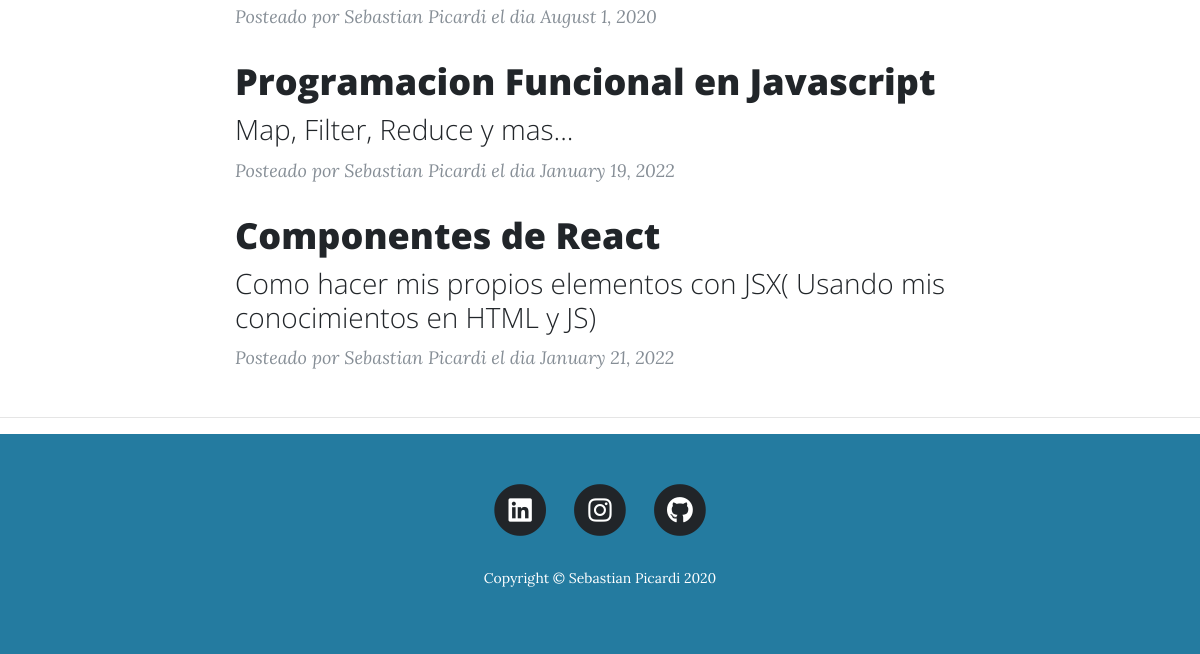
Before: / (lower part) with the older database file.
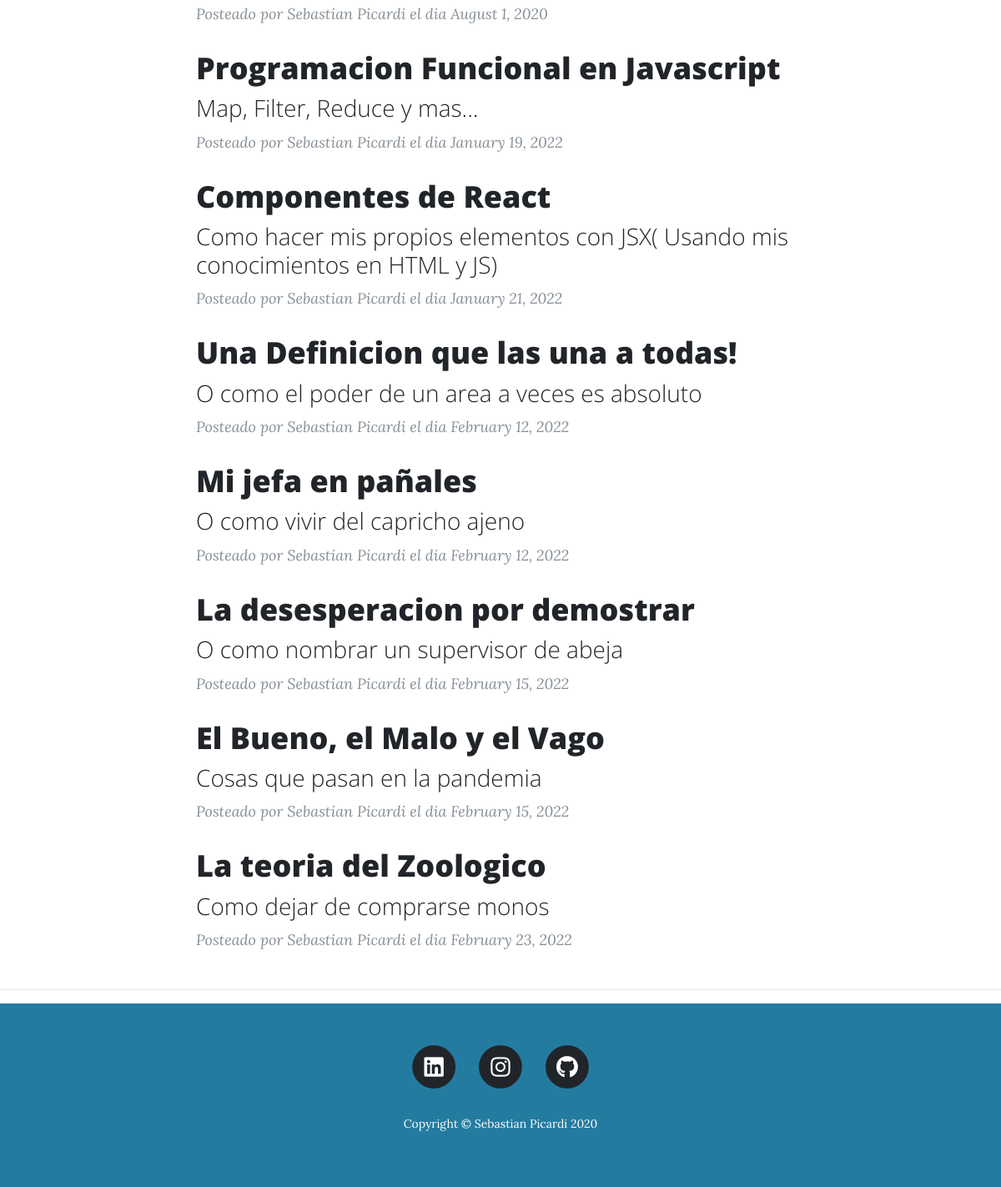
After: the same page with the newer database file.
### main.py (models this page shows)
class BlogPost(db.Model):
    __tablename__ = "blog_posts"
    id = db.Column(db.Integer, primary_key=True)
    author_id = db.Column(db.Integer, db.ForeignKey("users.id"))
    author = relationship("User", back_populates="posts")
    title = db.Column(db.String(250), unique=True, nullable=False)
    subtitle = db.Column(db.String(250), nullable=False)
    date = db.Column(db.String(250), nullable=False)
    body = db.Column(db.Text, nullable=False)
    img_url = db.Column(db.String(250), nullable=False)
    comments = relationship("Comment", back_populates="parent_post")

class User(UserMixin, db.Model):
    __tablename__ = "users"
    id = db.Column(db.Integer, primary_key=True)
    email = db.Column(db.String(100), unique=True)
    password = db.Column(db.String(100))
    name = db.Column(db.String(100))
    posts = relationship("BlogPost", back_populates="author")
    comments = relationship("Comment", back_populates="comment_author")

### main.py (the view)
@app.route('/')
def get_all_posts():
    posts = BlogPost.query.all()
    return render_template("index.html", all_posts=posts, current_user=current_user)

### templates/index.html (shortened to what this page needs)
{% include "header.html" %}
  <div class="container" >
    <div class="row">
      <div class="col-lg-8 col-md-10 mx-auto">
        {% for post in all_posts %}
        <div class="post-preview">
          <a href="{{ url_for('show_post', post_id=post.id) }}">
            <h2 class="post-title">
              {{post.title}}
            </h2>
            <h3 class="post-subtitle">
              {{post.subtitle}}
            </h3>
          </a>
          <p class="post-meta">Posteado por
            {{post.author.name}}
            el dia {{post.date}}
          </p>
        </div>
        {% endfor %}
      </div>
    </div>
  </div>
  <hr>
{% include "footer.html" %}

### templates/header.html (shortened to what this page needs)
<!DOCTYPE html>
<html lang="en">
<head>
  <link href="{{ url_for('static', filename='vendor/bootstrap/css/bootstrap.min.css') }}" rel="stylesheet">
  <link href="{{ url_for('static', filename='vendor/fontawesome-free/css/all.min.css')}}" rel="stylesheet" type="text/css">
  <link href="{{ url_for('static', filename='css/clean-blog.min.css')}}" rel="stylesheet">
</head>
<body>

### templates/footer.html (shortened to what this page needs)
  <footer style="background-color:#247ba0; color:white">
    <div class="container"  >
      <div class="row">
        <div class="col-lg-8 col-md-10 mx-auto">
          <ul class="list-inline text-center">
            <li class="list-inline-item">
              <a href="https://github.com/sebastiap">
                <span class="fa-stack fa-lg">
                  <i class="fas fa-circle fa-stack-2x"></i>
                  <i class="fab fa-linkedin fa-stack-1x fa-inverse"></i>
                </span>
              </a>
            </li>
            <li class="list-inline-item">
              <a href="https://www.instagram.com/capitanpicardi/">
                <span class="fa-stack fa-lg">
                  <i class="fas fa-circle fa-stack-2x"></i>
                  <i class="fab fa-instagram fa-stack-1x fa-inverse"></i>
                </span>
              </a>
            </li>
            <li class="list-inline-item">
              <a href="https://github.com/sebastiap">
                <span class="fa-stack fa-lg">
                  <i class="fas fa-circle fa-stack-2x"></i>
                  <i class="fab fa-github fa-stack-1x fa-inverse"></i>
                </span>
              </a>
            </li>
          </ul>
          <p class="copyright">Copyright &copy; Sebastian Picardi 2020</p>
        </div>
      </div>
    </div>
  </footer>
</body>
</html>

Changed rows visible on the page:
added BlogPost: title "Una Definicion que las una a todas!", subtitle "O como el poder de un area a veces es absoluto", author.name "Sebastian Picardi", date "February 12, 2022"
added BlogPost: title "Mi jefa en pañales", subtitle "O como vivir del capricho ajeno", author.name "Sebastian Picardi", date "February 12, 2022"
added BlogPost: title "La desesperacion por demostrar", subtitle "O como nombrar un supervisor de abeja", author.name "Sebastian Picardi", date "February 15, 2022"
added BlogPost: title "El Bueno, el Malo y el Vago", subtitle "Cosas que pasan en la pandemia", author.name "Sebastian Picardi", date "February 15, 2022"
added BlogPost: title "La teoria del Zoologico", subtitle "Como dejar de comprarse monos", author.name "Sebastian Picardi", date "February 23, 2022"
